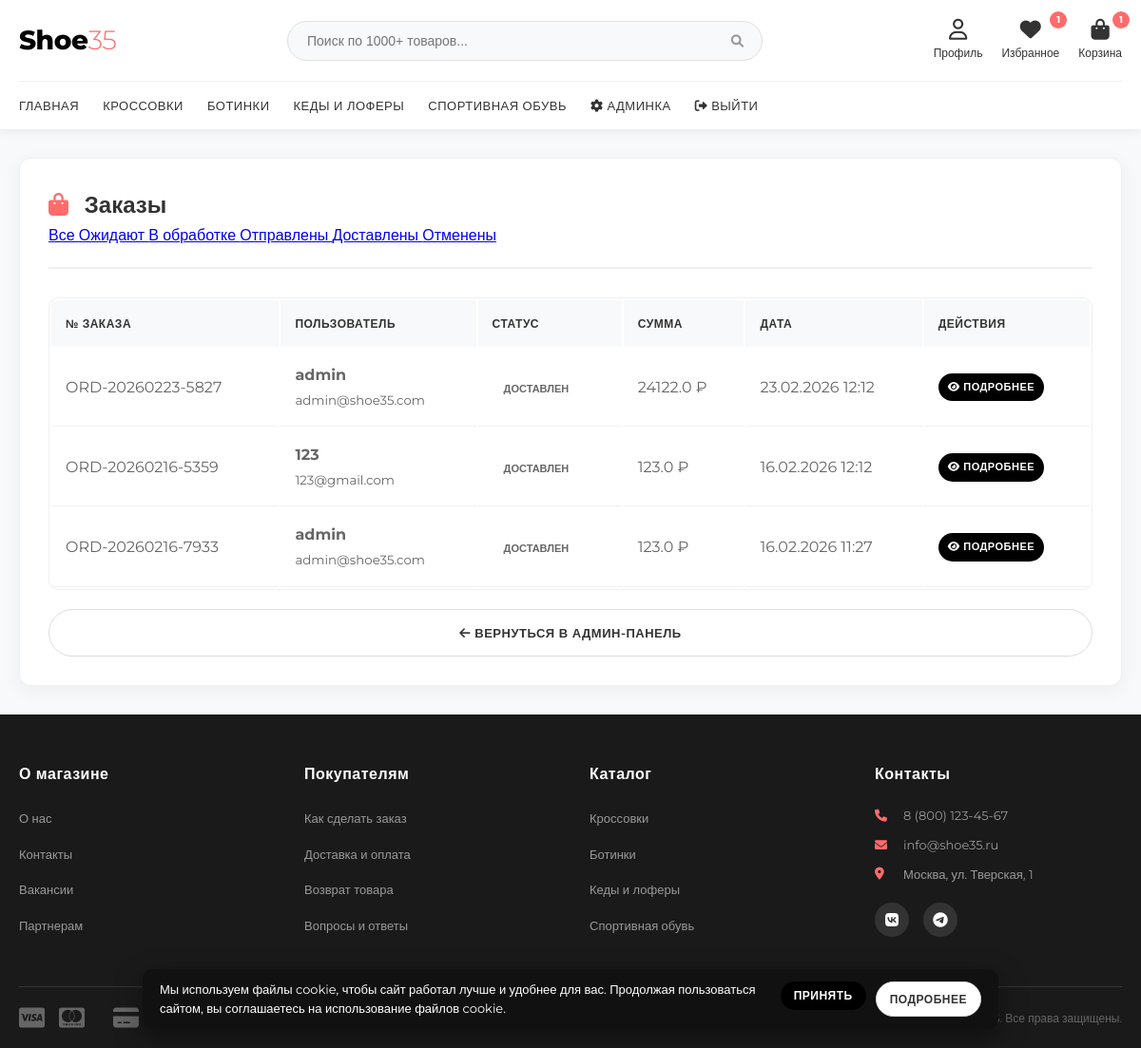
Page /admin/orders (signed in) on the earlier database version.
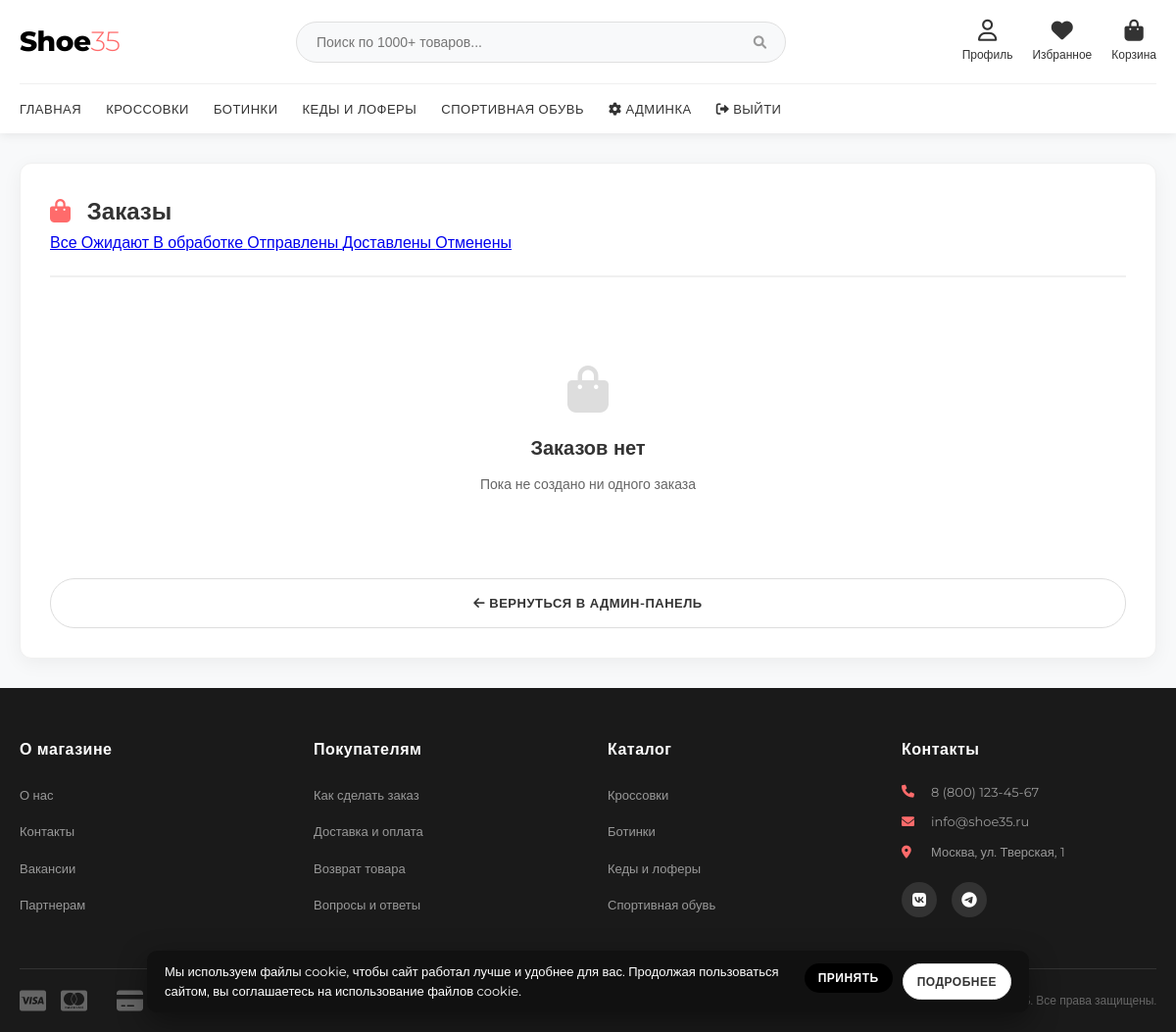
Same page on the later database version.
### database.py (models this page shows, shortened)
class Order(db.Model):
    id = db.Column(db.Integer, primary_key=True)
    user_id = db.Column(db.Integer, db.ForeignKey('user.id'), nullable=False)
    order_number = db.Column(db.String(20), unique=True, nullable=False)
    status = db.Column(db.String(20), default='pending')  # pending, processing, shipped, delivered, cancelled
    total_amount = db.Column(db.Float, nullable=False)
    shipping_address = db.Column(db.Text, nullable=False)
    payment_method = db.Column(db.String(50), default='cash')  # cash, card
    notes = db.Column(db.Text)
    created_at = db.Column(db.DateTime, default=datetime.utcnow)
    updated_at = db.Column(db.DateTime, default=datetime.utcnow, onupdate=datetime.utcnow)
    items = db.relationship('OrderItem', backref='order', lazy=True)

class User(UserMixin, db.Model):
    id = db.Column(db.Integer, primary_key=True)
    username = db.Column(db.String(80), unique=True, nullable=False)
    email = db.Column(db.String(120), unique=True, nullable=False)
    password_hash = db.Column(db.String(200), nullable=False)
    first_name = db.Column(db.String(50))
    last_name = db.Column(db.String(50))
    middle_name = db.Column(db.String(50))
    phone = db.Column(db.String(20))
    birth_date = db.Column(db.Date)
    is_admin = db.Column(db.Boolean, default=False)
    created_at = db.Column(db.DateTime, default=datetime.utcnow)
    cart_items = db.relationship('CartItem', backref='user', lazy=True)
    addresses = db.relationship('UserAddress', backref='user', lazy=True)
    orders = db.relationship('Order', backref='user', lazy=True)
    support_tickets = db.relationship('SupportTicket', backref='user', lazy=True)
    reviews = db.relationship('Review', backref='author', lazy=True, cascade='all, delete-orphan')
    favorites = db.relationship('Favorite', backref='user', lazy=True, cascade='all, delete-orphan')

### app.py (the view)
@app.route('/admin/orders')
@login_required
def admin_orders():
    if not current_user.is_admin:
        flash('Доступ запрещен')
        return redirect(url_for('index'))
    status = request.args.get('status', 'all')
    query = Order.query.order_by(Order.created_at.desc())
    if status != 'all':
        query = query.filter_by(status=status)
    orders = query.all()
    cart_count = CartItem.query.filter_by(user_id=current_user.id).count()
    return render_template(
        'admin/orders.html',
        orders=orders,
        status=status,
        cart_count=cart_count
    )

### app.py (called while the page is built)
@login_manager.user_loader
def load_user(user_id):
    return User.query.get(int(user_id))

### templates/admin/orders.html (shortened to what this page needs)
{% extends "base.html" %}
{% block content %}
<div class="admin-container">
    <div class="admin-header">
        <h1><i class="fas fa-shopping-bag"></i> Заказы</h1>
        <div class="support-filters">
            <a href="{{ url_for('admin_orders', status='all') }}"
               class="filter-btn {% if status == 'all' %}active{% endif %}">
                Все
            </a>
            <a href="{{ url_for('admin_orders', status='pending') }}"
               class="filter-btn {% if status == 'pending' %}active{% endif %}">
                Ожидают
            </a>
            <a href="{{ url_for('admin_orders', status='processing') }}"
               class="filter-btn {% if status == 'processing' %}active{% endif %}">
                В обработке
            </a>
            <a href="{{ url_for('admin_orders', status='shipped') }}"
               class="filter-btn {% if status == 'shipped' %}active{% endif %}">
                Отправлены
            </a>
            <a href="{{ url_for('admin_orders', status='delivered') }}"
               class="filter-btn {% if status == 'delivered' %}active{% endif %}">
                Доставлены
            </a>
            <a href="{{ url_for('admin_orders', status='cancelled') }}"
               class="filter-btn {% if status == 'cancelled' %}active{% endif %}">
                Отменены
            </a>
        </div>
    </div>
    {% if orders %}
    <div class="admin-table-container">
        <table class="admin-table">
            <thead>
                <tr>
                    <th>№ заказа</th>
                    <th>Пользователь</th>
                    <th>Статус</th>
                    <th>Сумма</th>
                    <th>Дата</th>
                    <th>Действия</th>
                </tr>
            </thead>
            <tbody>
                {% for order in orders %}
                <tr>
                    <td>{{ order.order_number }}</td>
                    <td>
                        <strong>{{ order.user.username }}</strong><br>
                        <small>{{ order.user.email }}</small>
                    </td>
                    <td>
                        <span class="status-badge status-{{ order.status }}">
                            {% if order.status == 'pending' %}Ожидает
                            {% elif order.status == 'processing' %}В обработке
                            {% elif order.status == 'shipped' %}Отправлен
                            {% elif order.status == 'delivered' %}Доставлен
                            {% elif order.status == 'cancelled' %}Отменен
                            {% endif %}
                        </span>
                    </td>
                    <td>{{ order.total_amount }} ₽</td>
                    <td>{{ order.created_at.strftime('%d.%m.%Y %H:%M') }}</td>
                    <td>
                        <a href="{{ url_for('admin_order_detail', order_id=order.id) }}"
                           class="btn" style="padding: 6px 10px; font-size: 11px;">
                            <i class="fas fa-eye"></i> Подробнее
                        </a>
                    </td>
                </tr>
                {% endfor %}
            </tbody>
        </table>
    </div>
    {% else %}
    <div class="empty-state">
        <i class="fas fa-shopping-bag" style="font-size: 48px; color: #ddd; margin-bottom: 20px;"></i>
        <h3 style="color: #333; margin-bottom: 10px;">Заказов нет</h3>
        <p style="color: #666; margin-bottom: 25px;">Пока не создано ни одного заказа</p>
    </div>
    {% endif %}
    <div class="admin-back">
        <a href="{{ url_for('admin_panel') }}" class="btn btn-view">
            <i class="fas fa-arrow-left"></i> Вернуться в админ-панель
        </a>
    </div>
</div>
{% endblock %}

### templates/base.html (shortened to what this page needs)
<!DOCTYPE html>
<html lang="ru">
<head>
    <link rel="stylesheet" href="{{ url_for('static', filename='css/style.css') }}">
    <link rel="stylesheet" href="https://cdnjs.cloudflare.com/ajax/libs/font-awesome/6.0.0/css/all.min.css">
</head>
<body>
    <header>
        <div class="container">
            <div class="header-top">
                <div class="logo">
                    <a href="{{ url_for('index') }}">Shoe<span>35</span></a>
                </div>
                <div class="search-container">
                    <form method="GET" action="{{ url_for('index') }}" class="search-form">
                        <input type="text" name="search" placeholder="Поиск по 1000+ товаров..." class="search-input" value="{{ search|default('') }}">
                        <button type="submit" class="search-button">
                            <i class="fas fa-search"></i>
                        </button>
                    </form>
                </div>
                <div class="header-actions">
                    <a href="{{ url_for('profile') }}" class="header-icon">
                        <i class="far fa-user"></i>
                        <span>Профиль</span>
                    </a>
                    <a href="{{ url_for('profile', tab='favorites') if current_user.is_authenticated else url_for('login') }}"
                       class="header-icon">
                        <i class="fas fa-heart"></i>
                        {% if current_user.is_authenticated and current_user.favorites %}
                        <span class="cart-count">{{ current_user.favorites|length }}</span>
                        {% endif %}
                        <span>Избранное</span>
                    </a>
                    <a href="{{ url_for('cart') }}" class="header-icon cart-icon">
                        <i class="fas fa-shopping-bag"></i>
                        {% if cart_count > 0 %}
                        <span class="cart-count">{{ cart_count }}</span>
                        {% endif %}
                        <span>Корзина</span>
                    </a>
                </div>
            </div>
            <nav class="main-nav">
                <ul class="nav-links">
                    <li><a href="{{ url_for('index') }}" class="{% if request.path == url_for('index') %}active{% endif %}">Главная</a></li>
                    <li><a href="{{ url_for('index', category='sneakers') }}">Кроссовки</a></li>
                    <li><a href="{{ url_for('index', category='boots') }}">Ботинки</a></li>
                    <li><a href="{{ url_for('index', category='casual') }}">Кеды и лоферы</a></li>
                    <li><a href="{{ url_for('index', category='sports') }}">Спортивная обувь</a></li>
                    {% if current_user.is_authenticated %}
                        {% if current_user.is_admin %}
                        <li><a href="{{ url_for('admin_panel') }}"><i class="fas fa-cog"></i> Админка</a></li>
                        {% endif %}
                        <li><a href="{{ url_for('logout') }}"><i class="fas fa-sign-out-alt"></i> Выйти</a></li>
                    {% else %}
                        <li><a href="{{ url_for('login') }}"><i class="fas fa-sign-in-alt"></i> Войти</a></li>
                        <li><a href="{{ url_for('register') }}"><i class="fas fa-user-plus"></i> Регистрация</a></li>
                    {% endif %}
                </ul>
            </nav>
        </div>
    </header>
    <main>
        <div class="container">
            {% block content %}{% endblock %}
        </div>
    </main>
    <footer>
        <div class="container">
            <div class="footer-top">
                <div class="footer-section">
                    <h3>О магазине</h3>
                    <ul>
                        <li><a href="#">О нас</a></li>
                        <li><a href="#">Контакты</a></li>
                        <li><a href="#">Вакансии</a></li>
                        <li><a href="#">Партнерам</a></li>
                    </ul>
                </div>
                <div class="footer-section">
                    <h3>Покупателям</h3>
                    <ul>
                        <li><a href="#">Как сделать заказ</a></li>
                        <li><a href="#">Доставка и оплата</a></li>
                        <li><a href="#">Возврат товара</a></li>
                        <li><a href="#">Вопросы и ответы</a></li>
                    </ul>
                </div>
                <div class="footer-section">
                    <h3>Каталог</h3>
                    <ul>
                        <li><a href="{{ url_for('index', category='sneakers') }}">Кроссовки</a></li>
                        <li><a href="{{ url_for('index', category='boots') }}">Ботинки</a></li>
                        <li><a href="{{ url_for('index', category='casual') }}">Кеды и лоферы</a></li>
                        <li><a href="{{ url_for('index', category='sports') }}">Спортивная обувь</a></li>
                    </ul>
                </div>
                <div class="footer-section">
                    <h3>Контакты</h3>
                    <div class="contact-info">
                        <p><i class="fas fa-phone"></i> 8 (800) 123-45-67</p>
                        <p><i class="fas fa-envelope"></i> info@shoe35.ru</p>
                        <p><i class="fas fa-map-marker-alt"></i> Москва, ул. Тверская, 1</p>
                    </div>
                    <div class="social-links">
                        <a href="#"><i class="fab fa-vk"></i></a>
                        <a href="#"><i class="fab fa-telegram"></i></a>
                    </div>
                </div>
            </div>
            <div class="footer-bottom">
                <div class="payment-methods">
                    <i class="fab fa-cc-visa"></i>
                    <i class="fab fa-cc-mastercard"></i>
                    <i class="fas fa-credit-card"></i>
                </div>
                <div class="copyright">
                    <p>&copy; 2024 Shoe35. Все права защищены.</p>
                </div>
            </div>
        </div>
    </footer>
    {% if not request.cookies.get('cookie_accepted') %}
    <div id="cookie-banner" class="cookie-banner">
        <div class="container cookie-banner-content">
            <p>
                Мы используем файлы cookie, чтобы сайт работал лучше и удобнее для вас.
                Продолжая пользоваться сайтом, вы соглашаетесь на использование файлов cookie.
            </p>
            <div class="cookie-actions">
                <form method="POST" action="{{ url_for('accept_cookies') }}">
                    <button type="submit" class="btn">
                        Принять
                    </button>
                </form>
                <a href="{{ url_for('static', filename='docs/cookie.pdf') }}"
                   class="btn btn-view"
                   target="_blank" rel="noopener">
                    Подробнее
                </a>
            </div>
        </div>
    </div>
    {% endif %}
</body>
</html>

Differences in the rows shown:
removed Order: order_number "ORD-20260223-5827", user.username "admin", user.email "admin@shoe35.com", status "ДОСТАВЛЕН", total_amount "24122.0", created_at "23.02.2026 12:12"
removed Order: order_number "ORD-20260216-5359", user.username "123", user.email "123@gmail.com", status "ДОСТАВЛЕН", total_amount "123.0", created_at "16.02.2026 12:12"
removed Order: order_number "ORD-20260216-7933", user.username "admin", user.email "admin@shoe35.com", status "ДОСТАВЛЕН", total_amount "123.0", created_at "16.02.2026 11:27"
Other differences:
{{ current_user.favorites|length }}: "1" → (not shown)
{{ cart_count }}: "1" → (not shown)
text no longer shown: "№ ЗАКАЗА ПОЛЬЗОВАТЕЛЬ СТАТУС СУММА ДАТА ДЕЙСТВИЯ"
text now shown: "Заказов нет Пока не создано ни одного заказа"
